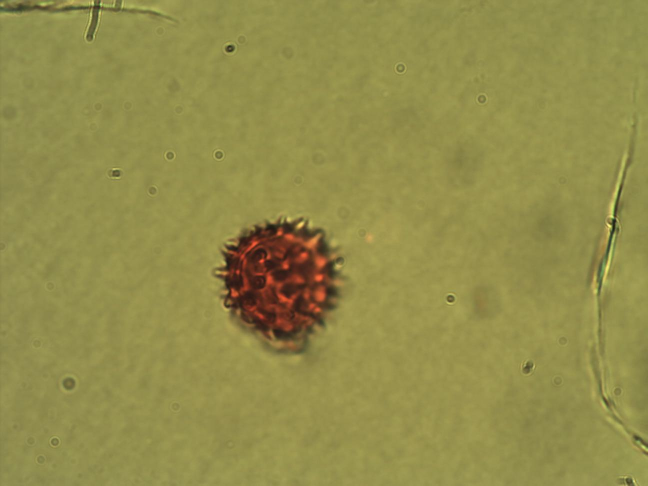
#> input picture Test/ageratum.png, 1296 x 972 px (shown at 1/2 size); its folder holds only this picture in this run
$ python -i pre_processing.py   (imports and definitions only)
#> lines starting #> are read from the running program, lines starting #| are printed output that depends on the picture; after the words box and inside, x2 and y2 are one past the last pixel; in counts of white or black regions, pixels touching at a corner belong together
import cv2 as cv
import numpy as np
from matplotlib import pyplot as plt
import os

def pad_image(image, max_dim):
    """
    Pads the image to the specified max dimension by extending and smoothing the border pixels.
    """
    height, width = image.shape[:2]

    # Calculate padding
    top = (max_dim - height) // 2
    bottom = max_dim - height - top
    left = (max_dim - width) // 2
    right = max_dim - width - left

    # Apply the padding
    padded_image = cv.copyMakeBorder(image, top, bottom, left, right, cv.BORDER_CONSTANT, value=(0, 0, 0))
    return padded_image


def process_image_to_black_background(image_path, max_dim=None, pad=False):
    # Load and preprocess the image
#> called with image_path = '../Test/ageratum.png', pad = False
    img = cv.imread(image_path)
#> img is the input picture: shape (972, 1296, 3); mean B, G, R 74.9, 140.9, 146.5
    image = cv.cvtColor(img, cv.COLOR_BGR2RGB)
    mean_values = np.mean(image, axis=(0, 1))
#> mean_values = [146.5, 140.9, 74.88]
    height, width = image.shape[:2]
#> height = 972; width = 1296
    total_pixels = height * width
#> total_pixels = 1259712

    if max_dim is None:
        max_dim = max(height, width)
#> max_dim = 1296

    # Create a blob from the image
    blob = cv.dnn.blobFromImage(image, scalefactor=1, size=(width, height),
                                mean=mean_values, swapRB=False, crop=False)
    blob_for_plot = np.moveaxis(blob[0, :, :, :], 0, 2)
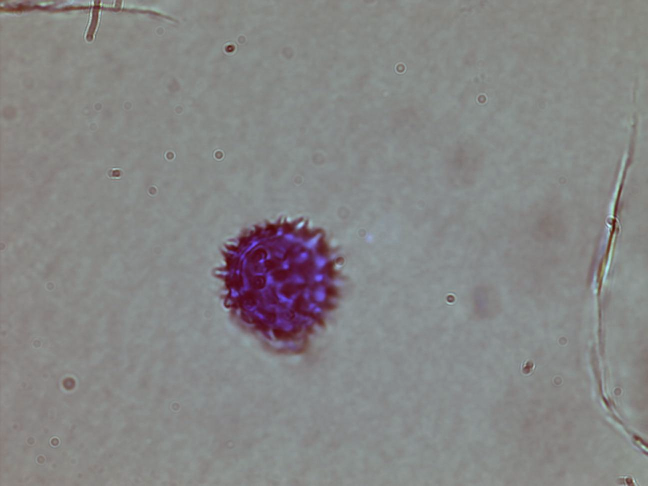
#> blob_for_plot: shape (972, 1296, 3) float32 (shown at 1/2 size); mean of channels 0, 1, 2 0, 0, 0; drawn with min black and max white

    if blob_for_plot.ndim == 2:
     gray_image = blob_for_plot
    elif blob_for_plot.ndim == 3:
    # Convert to grayscale if it has multiple channels
     gray_image = cv.cvtColor(blob_for_plot, cv.COLOR_BGR2GRAY)
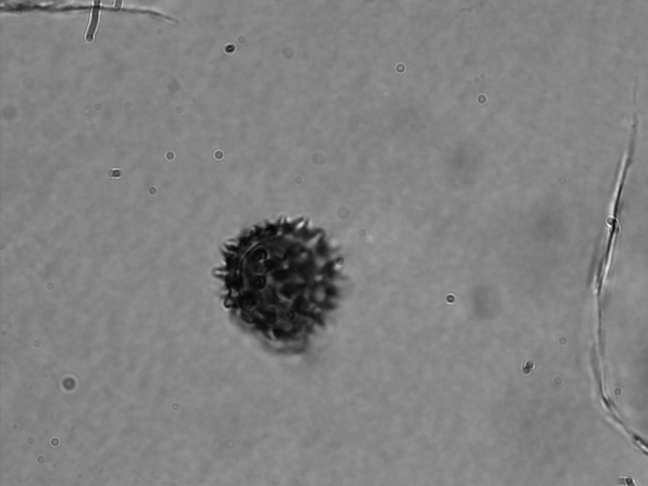
#> gray_image: shape (972, 1296) float32 (shown at 1/2 size); min -100.8, max 97.68, mean 0; drawn with min black and max white

    # Normalize the image to the range [0, 255] and convert to uint8
    gray_image_normalized = cv.normalize(gray_image, None, 0, 255, cv.NORM_MINMAX)
    gray_image_uint8 = gray_image_normalized.astype(np.uint8)

    # Apply Otsu's thresholding
    _, otsu_threshold = cv.threshold(gray_image_uint8, 0, 255, cv.THRESH_BINARY_INV + cv.THRESH_OTSU)
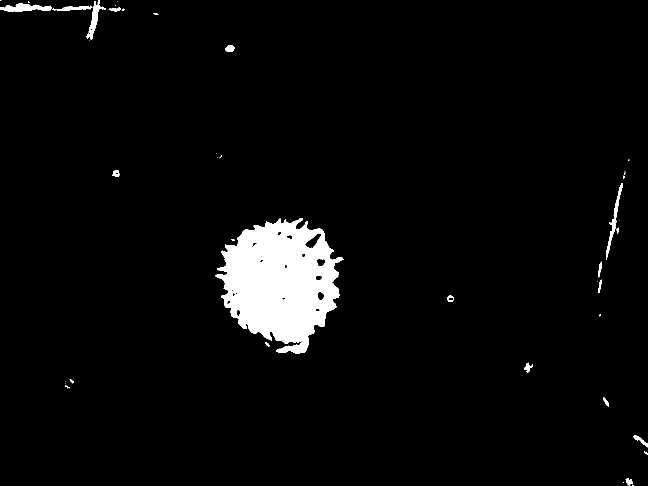
#> otsu_threshold: shape (972, 1296) (shown at 1/2 size); 3.9% white; 44 white regions (24 under 20 px), largest, box (x1, y1, x2, y2) and area: (430, 436, 687, 707) 44105, (0, 6, 104, 24) 1043, (1212, 366, 1246, 520) 847

    # Create a binary mask with values 0 and 255
    white_mask = (otsu_threshold == 255).astype(np.uint8) * 255

    if 0 <= total_pixels < 100000:
        k_size = 3
        k_size1 = 9
    elif 100000 <= total_pixels <= 200000:
        k_size = 5
        k_size1 = 10
    elif 200000 <= total_pixels <= 250000:
        k_size = 9
        k_size1 = 18
    elif 250000 <= total_pixels <= 300000:
        k_size = 12
        k_size1 = 25
    else:
        k_size = 15
        k_size1 = 30

    kernel = cv.getStructuringElement(cv.MORPH_ELLIPSE, (k_size,k_size))

    kernel1 = cv.getStructuringElement(cv.MORPH_ELLIPSE, (k_size1,k_size1))

    #Seperate the noise
    final_img = cv.morphologyEx(white_mask, cv.MORPH_CLOSE, kernel1)
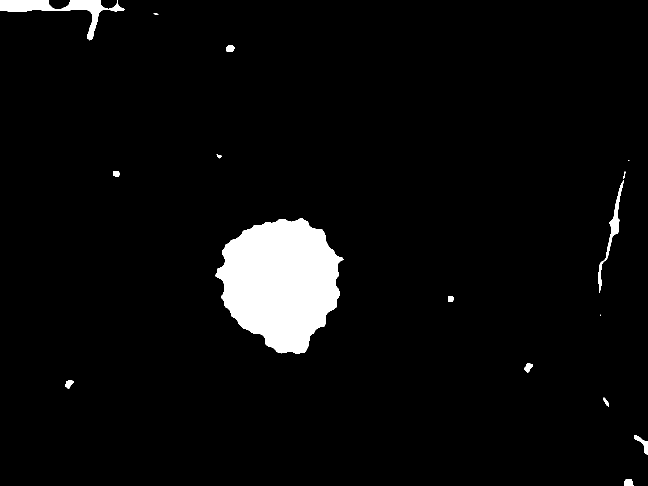
#> final_img: shape (972, 1296) (shown at 1/2 size); 4.4% white; 16 white regions (3 under 20 px), largest, box (x1, y1, x2, y2) and area: (431, 437, 687, 707) 48236, (0, 0, 250, 81) 4729, (1196, 360, 1247, 586) 1473
    final_img = cv.erode(final_img, kernel, iterations=1)
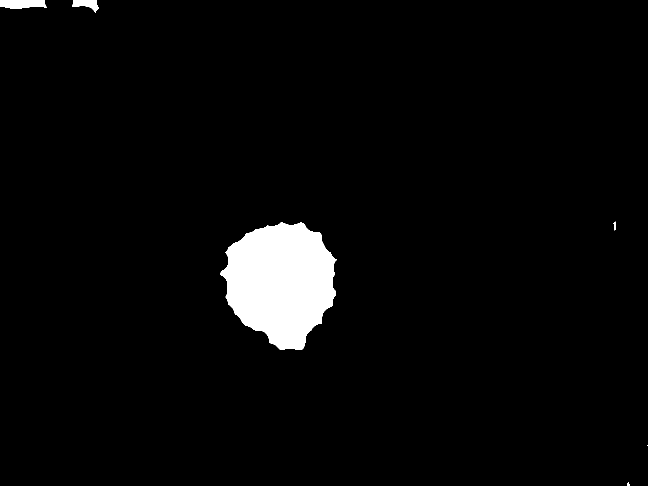
#> final_img: shape (972, 1296) (shown at 1/2 size); 3.5% white; 6 white regions (1 under 20 px)

    # Find contours
    contours, _ = cv.findContours(final_img, cv.RETR_EXTERNAL, cv.CHAIN_APPROX_SIMPLE)
#> contours = 6 contours, 2 with area under 20; largest, box (x1, y1, x2, y2) and area: (440, 444, 674, 700) 41784, (0, 0, 94, 17) 1262, (144, 0, 198, 26) 674, (1227, 443, 1231, 461) 24

    # Find the largest contour
    largest_contour = None
    largest_area = 0
    for contour in contours:
        area = cv.contourArea(contour)
        if area > largest_area:
            largest_area = area
            largest_contour = contour
#> this loop made 6 passes
#> (area, largest_area) on pass 3: (41784.5, 41784.5)
#> area on passes 4 to 6: 24, 673.5, 1262.5
#> after the loop, largest_area = 41784.5; largest_contour = contour of 353 points, box (x1, y1, x2, y2) (440, 444, 674, 700), area 41784

    # Create a binary mask
    binary_mask = np.zeros_like(white_mask, dtype=np.uint8)  # Start with all-black mask
    if largest_contour is not None:
    # Fill the largest contour with 255 (white) in the binary mask
     cv.drawContours(binary_mask, [largest_contour], -1, 255, thickness=cv.FILLED)
#> binary_mask: shape (972, 1296); 3.3% white; 1 white region, box (x1, y1, x2, y2) and area: (440, 444, 674, 700) 42151
     binary_mask = cv.dilate(binary_mask, kernel1, iterations = 1)
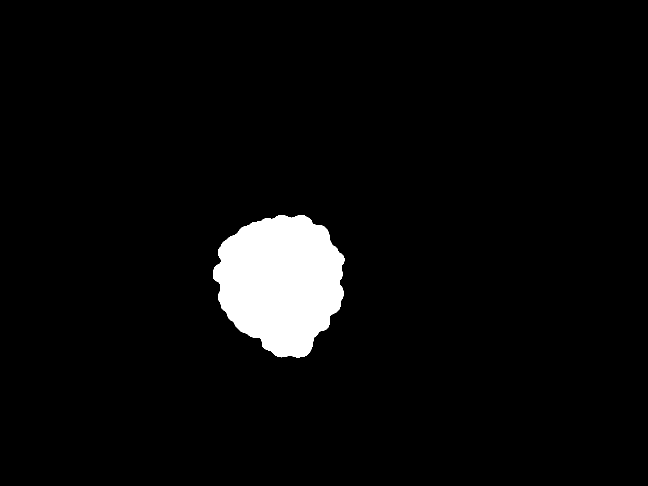
#> binary_mask: shape (972, 1296) (shown at 1/2 size); 4.4% white; 1 white region, box (x1, y1, x2, y2) and area: (426, 430, 689, 715) 55044

    # Convert the binary mask to values of 1 and 0
    binary_image = (binary_mask // 255).astype(np.uint8)
#> binary_image: shape (972, 1296); values 0 (black) and 1 (white), 4.4% white; 1 white region
    contour, _ = cv.findContours(binary_image, cv.RETR_EXTERNAL, cv.CHAIN_APPROX_SIMPLE)
#> contour = 1 contour; box (x1, y1, x2, y2) and area: (426, 430, 689, 715) 54636
    contour = contour[0]
#> contour = contour of 384 points, box (x1, y1, x2, y2) (426, 430, 689, 715), area 54636

    #Create a black mask
    mask = np.zeros_like(white_mask)  # Start with an all-black mask
    cv.drawContours(mask, contour, -1, 255, thickness=cv.FILLED)
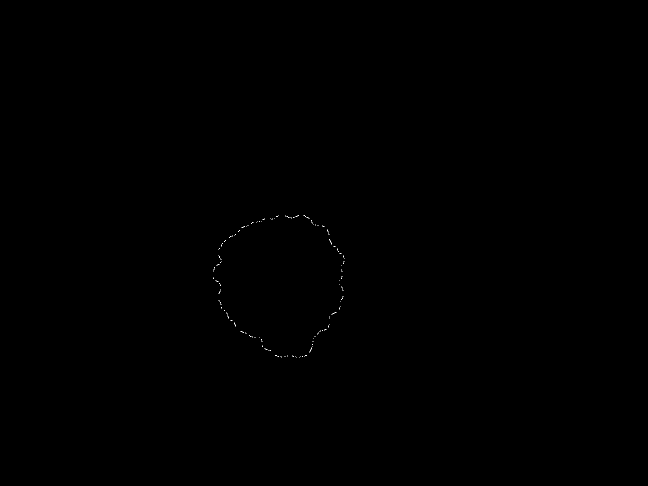
#> mask: shape (972, 1296) (shown at 1/2 size); 0.03% white in thin lines or dots, all inside (x1, y1, x2, y2) = (426, 430, 689, 715)

    # Apply the mask to the original image
    masked_image = cv.bitwise_and(img, img, mask=mask)

    # Turn the background black
    background_black = masked_image.copy()
    background_black[mask == 0] = 0

    if not pad:
        return background_black, mask, contour, binary_image

    # Pad the output to the maximum dimension
    background_black = pad_image(background_black, max_dim)
    mask = pad_image(mask, max_dim)
    binary_image = pad_image(binary_image, max_dim)

    # Pad the largest contour to the maximum dimension
    top = (max_dim - height) // 2
    left = (max_dim - width) // 2
    contour += np.array([left, top])

    # plot all
    # Create a blank image with the same dimensions as the original image
    contour_image = np.zeros_like(background_black)

    # Draw the largest contour on the blank image
    if largest_contour is not None:
        cv.drawContours(contour_image, [largest_contour], -1, (0, 255, 0), thickness=5)

    # plot all
    fig = plt.figure(figsize=(15, 15))
    ax1 = fig.add_subplot(221)
    ax1.imshow(cv.cvtColor(contour_image, cv.COLOR_BGR2RGB))  # Display the image with the contour drawn on it
    ax1.set_title('Contour')

    ax2 = fig.add_subplot(222)
    ax2.imshow(mask, cmap='gray')  # Display mask
    ax2.set_title('Mask')

    ax3 = fig.add_subplot(223)
    ax3.imshow(cv.cvtColor(background_black, cv.COLOR_BGR2RGB))  # Display background with blacked-out areas
    ax3.set_title('Background Black')

    ax4 = fig.add_subplot(224)
    ax4.imshow(binary_image, cmap='gray')  # Display binary image
    ax4.set_title('Binary Image')

    plt.show()

    return background_black, mask, contour, binary_image


def find_global_max_dimension(data_path):
    max_dim = 0
    for img_folder in os.listdir(data_path):
        if img_folder[0] == ".":
            continue
        img_folder = os.path.join(data_path, img_folder + "/")
        for img_path in os.listdir(img_folder):
            if img_path[0] == ".":
                continue
            path = os.path.join(img_folder, img_path)
            img = cv.imread(path)
            height, width = img.shape[:2]
            max_dim = max(max_dim, height, width)

    return max_dim

>>> result = process_image_to_black_background('../Test/ageratum.png')
